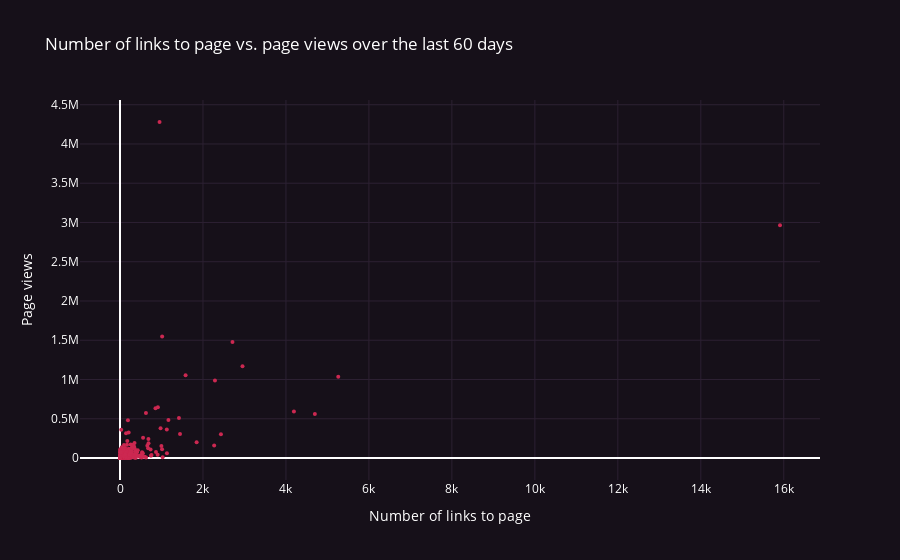

Notebook source saved alongside this figure:
### Code cell
graph_data = go.Scatter(
    y=views, x=connectedness_total,
    text=list(links_dict.keys()),
    **plots_config.scatter_plot_config
    )
fig = go.Figure(data=[graph_data])

axis_config = plots_config.scatter_axis_config

y_axis = dict(title='Page views')
y_axis.update(axis_config)
x_axis = dict(title='Number of links to page')
x_axis.update(axis_config)
fig.update_layout(
    plots_config.scatter_update_layout,
    yaxis=y_axis,
    xaxis=x_axis,)
fig.show()

### Figure 1 — Plotly figure (JSON) as saved in the notebook; plotly's stock layout.template omitted (floating-point values rounded to 4 significant figures; data arrays with more than 128 entries replaced by an {"elided": "..."} marker saying what was removed)
{"data": [{"hovertemplate": "<b>%{text}</b><br><b>Links</b>: %{x}<br><b>Views</b>: %{y}<br><extra></extra>", "marker": {"color": "rgb(204,40,81)", "size": 4}, "mode": "markers", "text": {"elided": "901 str values"}, "type": "scatter", "x": {"elided": "901 int values"}, "y": {"elided": "901 int values"}}], "layout": {"paper_bgcolor": "rgb(22,16,25)", "plot_bgcolor": "rgb(22,16,25)", "title": {"font": {"color": "rgb(255,255,255)"}, "text": "Number of links to page vs. page views over the last 60 days"}, "xaxis": {"gridcolor": "rgb(44,32,50)", "tickcolor": "rgb(180,155,191)", "tickfont": {"color": "rgb(255,255,255)"}, "title": {"font": {"color": "rgb(255,255,255)"}, "text": "Number of links to page"}}, "yaxis": {"gridcolor": "rgb(44,32,50)", "tickcolor": "rgb(180,155,191)", "tickfont": {"color": "rgb(255,255,255)"}, "title": {"font": {"color": "rgb(255,255,255)"}, "text": "Page views"}}}}
